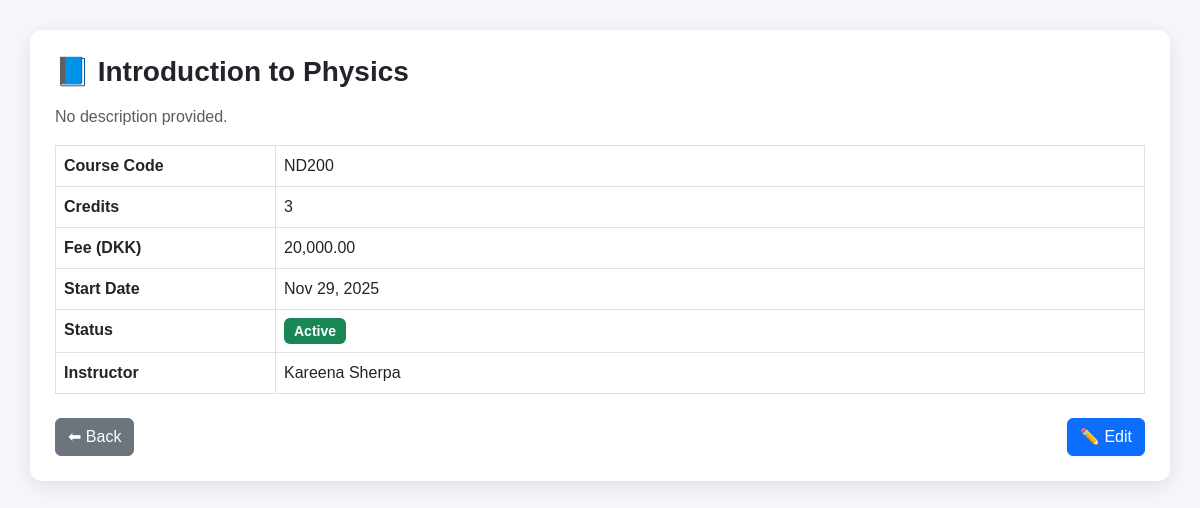
Screenshot of /user_registration_system/user_code/course_view.php?id=17 (signed in) with the database file from the repository.
### tables this page shows
CREATE TABLE `course` (
  `CourseID` int(11) NOT NULL,
  `StaffID` int(11) DEFAULT NULL,
  `CourseName` varchar(100) NOT NULL,
  `CourseCode` varchar(20) NOT NULL,
  `Description` text DEFAULT NULL,
  `Credits` int(11) NOT NULL,
  `Fee` decimal(10,2) DEFAULT 0.00,
  `IsActive` tinyint(1) DEFAULT 1,
  `StartDate` date DEFAULT NULL
);

CREATE TABLE `staff` (
  `StaffID` int(11) NOT NULL,
  `UserID` int(11) NOT NULL,
  `FirstName` varchar(50) NOT NULL,
  `LastName` varchar(50) NOT NULL,
  `Email` varchar(100) NOT NULL,
  `CourseID` int(11) DEFAULT NULL,
  `CourseName` varchar(100) DEFAULT NULL,
  `Salary` decimal(10,2) DEFAULT NULL,
  `ProfileImage` varchar(255) DEFAULT NULL,
  `AvatarImage` varchar(255) DEFAULT NULL,
  `IsActive` tinyint(1) DEFAULT 1,
  `HireDate` date DEFAULT NULL
);

### user_registration_system/includes/course_model.php (called while the page is built, shortened)
<?php
function getCourseById($id) {
    $pdo = getDB();
    $stmt = $pdo->prepare("
        SELECT
            c.*,
            s.FirstName,
            s.LastName
        FROM Course c
        LEFT JOIN Staff s ON c.StaffID = s.StaffID
        WHERE c.CourseID = :id
    ");
    $stmt->execute([':id' => $id]);
    return $stmt->fetch(PDO::FETCH_ASSOC);
}
?>

### user_registration_system/user_code/course_view.php (the view, shortened to what this page needs)
<?php
require_once '../includes/course_model.php';
$id = (int)($_GET['id'] ?? 0);
$course = getCourseById($id);
?>
<!DOCTYPE html>
<html lang="en">
<head>
<link href="https://cdn.jsdelivr.net/npm/bootstrap@5.3.0/dist/css/bootstrap.min.css" rel="stylesheet">
</head>
<body>
<div class="container">
    <h2 class="title mb-3">
        📘 <?= htmlspecialchars($course['CourseName']) ?>
    </h2>
    <p class="text-muted"><?= htmlspecialchars($course['Description'] ?: 'No description provided.') ?></p>
    <table class="table table-bordered mt-3">
        <tr>
            <th width="220">Course Code</th>
            <td><?= htmlspecialchars($course['CourseCode']); ?></td>
        </tr>
        <tr>
            <th>Credits</th>
            <td><?= $course['Credits']; ?></td>
        </tr>
        <tr>
            <th>Fee (DKK)</th>
            <td><?= number_format($course['Fee'], 2); ?></td>
        </tr>
        <tr>
            <th>Start Date</th>
            <td><?= $course['StartDate'] ? date('M j, Y', strtotime($course['StartDate'])) : '—'; ?></td>
        </tr>
        <tr>
            <th>Status</th>
            <td>
                <?php if ($course['IsActive']): ?>
                    <span class="badge bg-success badge-status">Active</span>
                <?php else: ?>
                    <span class="badge bg-secondary badge-status">Inactive</span>
                <?php endif; ?>
            </td>
        </tr>
        <tr>
            <th>Instructor</th>
            <td>
                <?= ($course['FirstName'])
                        ? htmlspecialchars($course['FirstName'].' '.$course['LastName'])
                        : '<span class="text-muted">Not assigned</span>' ?>
            </td>
        </tr>
    </table>
    <div class="d-flex justify-content-between mt-4">
        <a href="course_list.php" class="btn btn-secondary">⬅ Back</a>
        <a href="course_edit.php?id=<?= $course['CourseID'] ?>" class="btn btn-primary">✏️ Edit</a>
    </div>
</div>
</body>
</html>

### user_registration_system/user_code/course_view.php (style rules this page uses)
body { background:#f5f7fa; padding:30px; font-family:'Poppins',sans-serif; }
.container { background:#fff; padding:25px; border-radius:12px; box-shadow:0 5px 20px rgba(0,0,0,0.1); }
.title { font-size:28px; font-weight:600; }
.badge-status { font-size:14px; padding:6px 10px; }

### rows the page displays
course: CourseName "Introduction to Physics", Description "No description provided.", CourseCode "ND200", Credits "3", Fee "20,000.00", StartDate "Nov 29, 2025", StaffID.LastName "Kareena Sherpa"
